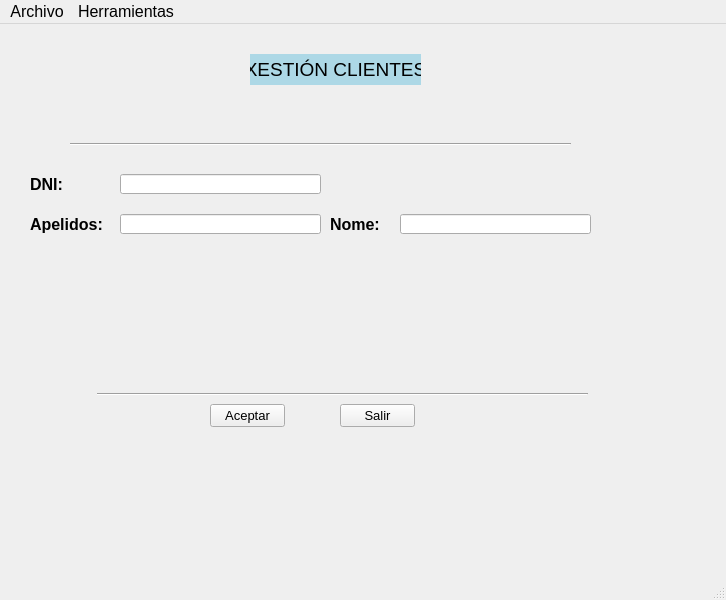
<?xml version="1.0" encoding="UTF-8"?>
<ui version="4.0">
 <class>MainWindow</class>
 <widget class="QMainWindow" name="MainWindow">
  <property name="geometry">
   <rect>
    <x>0</x>
    <y>0</y>
    <width>726</width>
    <height>600</height>
   </rect>
  </property>
  <property name="sizePolicy">
   <sizepolicy hsizetype="Maximum" vsizetype="Fixed">
    <horstretch>0</horstretch>
    <verstretch>0</verstretch>
   </sizepolicy>
  </property>
  <property name="font">
   <font>
    <pointsize>12</pointsize>
   </font>
  </property>
  <property name="windowTitle">
   <string>MainWindow</string>
  </property>
  <widget class="QWidget" name="centralwidget">
   <widget class="QPushButton" name="btnAceptar">
    <property name="geometry">
     <rect>
      <x>210</x>
      <y>380</y>
      <width>75</width>
      <height>23</height>
     </rect>
    </property>
    <property name="font">
     <font>
      <pointsize>10</pointsize>
     </font>
    </property>
    <property name="text">
     <string>Aceptar</string>
    </property>
   </widget>
   <widget class="QLabel" name="lblTitCli">
    <property name="geometry">
     <rect>
      <x>250</x>
      <y>30</y>
      <width>171</width>
      <height>31</height>
     </rect>
    </property>
    <property name="font">
     <font>
      <family>MS Shell Dlg 2</family>
      <pointsize>14</pointsize>
      <weight>50</weight>
      <italic>false</italic>
      <bold>false</bold>
     </font>
    </property>
    <property name="styleSheet">
     <string notr="true">font: 14pt &quot;MS Shell Dlg 2&quot;;
background: lightblue;</string>
    </property>
    <property name="text">
     <string>XESTIÓN CLIENTES</string>
    </property>
    <property name="alignment">
     <set>Qt::AlignCenter</set>
    </property>
   </widget>
   <widget class="QPushButton" name="btnSalir">
    <property name="geometry">
     <rect>
      <x>340</x>
      <y>380</y>
      <width>75</width>
      <height>23</height>
     </rect>
    </property>
    <property name="font">
     <font>
      <pointsize>10</pointsize>
     </font>
    </property>
    <property name="text">
     <string>Salir</string>
    </property>
   </widget>
   <widget class="QLabel" name="lblDni">
    <property name="geometry">
     <rect>
      <x>30</x>
      <y>150</y>
      <width>61</width>
      <height>21</height>
     </rect>
    </property>
    <property name="font">
     <font>
      <family>MS Shell Dlg 2</family>
      <pointsize>12</pointsize>
      <weight>75</weight>
      <bold>true</bold>
     </font>
    </property>
    <property name="text">
     <string>DNI:</string>
    </property>
   </widget>
   <widget class="QLabel" name="lblApel">
    <property name="geometry">
     <rect>
      <x>30</x>
      <y>190</y>
      <width>81</width>
      <height>21</height>
     </rect>
    </property>
    <property name="font">
     <font>
      <family>MS Shell Dlg 2</family>
      <pointsize>12</pointsize>
      <weight>75</weight>
      <bold>true</bold>
     </font>
    </property>
    <property name="text">
     <string>Apelidos:</string>
    </property>
   </widget>
   <widget class="QLabel" name="lblNome">
    <property name="geometry">
     <rect>
      <x>330</x>
      <y>190</y>
      <width>61</width>
      <height>21</height>
     </rect>
    </property>
    <property name="font">
     <font>
      <family>MS Shell Dlg 2</family>
      <pointsize>12</pointsize>
      <weight>75</weight>
      <bold>true</bold>
     </font>
    </property>
    <property name="text">
     <string>Nome:</string>
    </property>
   </widget>
   <widget class="QLineEdit" name="txtNome">
    <property name="geometry">
     <rect>
      <x>400</x>
      <y>190</y>
      <width>191</width>
      <height>20</height>
     </rect>
    </property>
   </widget>
   <widget class="QLineEdit" name="txtDNI">
    <property name="geometry">
     <rect>
      <x>120</x>
      <y>150</y>
      <width>201</width>
      <height>20</height>
     </rect>
    </property>
    <property name="font">
     <font>
      <family>Forte</family>
      <pointsize>14</pointsize>
     </font>
    </property>
   </widget>
   <widget class="QLineEdit" name="txtApel">
    <property name="geometry">
     <rect>
      <x>120</x>
      <y>190</y>
      <width>201</width>
      <height>20</height>
     </rect>
    </property>
   </widget>
   <widget class="Line" name="lineInf">
    <property name="geometry">
     <rect>
      <x>97</x>
      <y>360</y>
      <width>491</width>
      <height>20</height>
     </rect>
    </property>
    <property name="orientation">
     <enum>Qt::Horizontal</enum>
    </property>
   </widget>
   <widget class="Line" name="lineSup">
    <property name="geometry">
     <rect>
      <x>70</x>
      <y>110</y>
      <width>501</width>
      <height>20</height>
     </rect>
    </property>
    <property name="sizePolicy">
     <sizepolicy hsizetype="Expanding" vsizetype="Expanding">
      <horstretch>0</horstretch>
      <verstretch>0</verstretch>
     </sizepolicy>
    </property>
    <property name="orientation">
     <enum>Qt::Horizontal</enum>
    </property>
   </widget>
   <widget class="QLabel" name="lblValDNI">
    <property name="geometry">
     <rect>
      <x>350</x>
      <y>150</y>
      <width>31</width>
      <height>21</height>
     </rect>
    </property>
    <property name="text">
     <string/>
    </property>
   </widget>
  </widget>
  <widget class="QStatusBar" name="statusBar"/>
  <widget class="QMenuBar" name="menuBar">
   <property name="geometry">
    <rect>
     <x>0</x>
     <y>0</y>
     <width>726</width>
     <height>21</height>
    </rect>
   </property>
   <widget class="QMenu" name="menuArchivo">
    <property name="title">
     <string>Archivo</string>
    </property>
    <addaction name="separator"/>
    <addaction name="actionSalir"/>
   </widget>
   <widget class="QMenu" name="menuHerramientas">
    <property name="title">
     <string>Herramientas</string>
    </property>
    <addaction name="actionCrear_Backup"/>
   </widget>
   <addaction name="menuArchivo"/>
   <addaction name="menuHerramientas"/>
  </widget>
  <action name="actionSalir">
   <property name="text">
    <string>Salir</string>
   </property>
   <property name="toolTip">
    <string>Salir</string>
   </property>
   <property name="shortcut">
    <string>Alt+4</string>
   </property>
  </action>
  <action name="actionCrear_Backup">
   <property name="text">
    <string>Crear Backup</string>
   </property>
  </action>
 </widget>
 <resources/>
 <connections/>
</ui>
